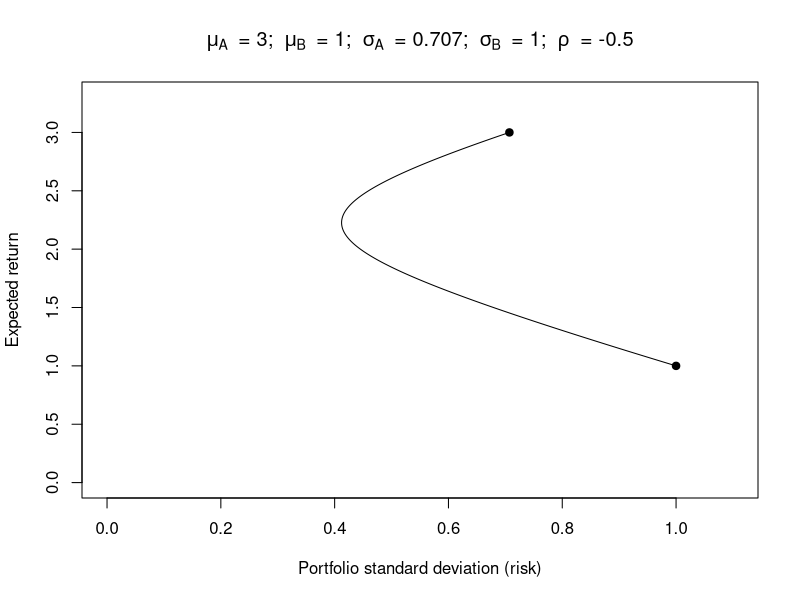

Source code (R):
## ---- chunk 1
#| fig-asp: 1
#| echo: false
markowitz_bullet <- function(EA, EB, VA, VB, r){
  w <- seq(0, 1, length.out = 1000)
  sA = sqrt(VA)
  sB = sqrt(VB)
  ER = w * EA + (1 - w) * EB
  VR = w^2 * VA + (1-w)^2 * VB + 2 * w * (1-w) * r * sA * sB
  SR = sqrt(VR)
  plot(SR, ER, 
       type = "l", 
       xlim = c(0, 1.1 * max(SR)), 
       ylim = c(0, 1.1 * max(ER)),
       xlab = "Portfolio standard deviation (risk)",
       ylab = "Expected return",
       main = expression(
         mu[A]~" = 3; "~mu[B]~" = 1; "~sigma[A]~" = 0.707; "~sigma[B]~" = 1; "~rho~" = -0.5"
       ))
  points(c(sA, sB), c(EA, EB), pch = 19)
}

markowitz_bullet(3, 1, 0.5, 1, -0.5)
